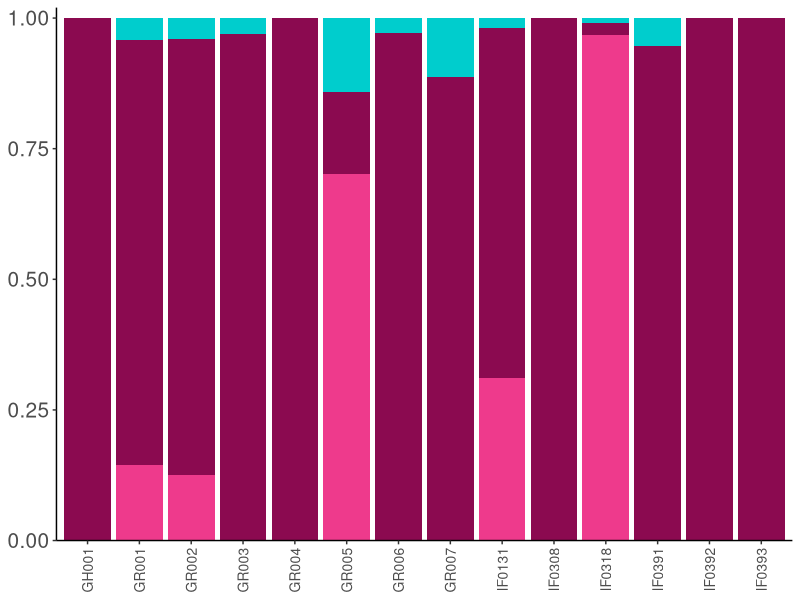
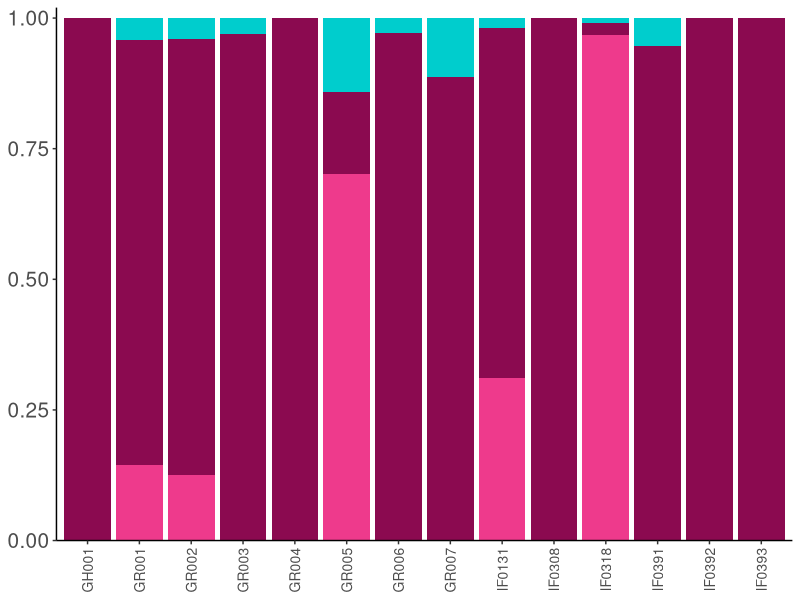

The R source for these figures, in order:
#Deciphering TP53-mutant cancer evolution with single-cell multi-omics
#Author: Alba Rodriguez-Meira
##############################

#Summarize karyotipic abnormalities in TP53-mutant cells from TP53-sAML patients

GH001<-read.table(file="cnv_tables/cnv_summary_GH001_subclusters_genotype.txt",sep="\t",header = T)
GH001<-subset(GH001,stage=="GH001_003" & genotype=="TP53_multihit_HOM")
table(GH001$cluster_corrected) #560 - 100%

GR003<-read.table(file="cnv_tables/cnv_summary_GR003_subclusters_genotype.revised.txt",sep="\t",header = T)
GR003<-subset(GR003,stage=="GR003_AP" & genotype=="TP53_multihit_HOM")
table(GR003$cluster_corrected)
#clone1 normal 
#801     26 


IF0392<-read.table(file="cnv_tables/cnv_summary_IF0392_subclusters_genotype.txt",sep="\t",header = T)
table(IF0392$genotype)
IF0392<-subset(IF0392,genotype=="TP53_multihit_HOM")
table(IF0392$cluster_corrected)
#cluster1 cluster2  #cluster2 seeems to be driven by lower transcriptome quality, but the chromosomal abnormalities are similar
#cluster1 and cluster2 will be merged in a single cluster for this analysis
#665      246

IF0308<-read.table(file="cnv_tables/cnv_summary_IF0308_subclusters_genotype.txt",sep="\t",header = T)
table(IF0308$genotype)
IF0308<-subset(IF0308,genotype=="TP53_multihit_HOM")
table(IF0308$cluster_corrected)
#cluster1 
#684

GR004<-read.table(file="cnv_tables/cnv_summary_GR004_subclusters_genotype.txt",sep="\t",header = T)
table(GR004$genotype)
GR004<-subset(GR004,genotype=="TP53_multihit_M2")
table(GR004$cluster_corrected)
#cluster1 
#677 

IF0131<-read.table(file="cnv_tables/cnv_summary_IF0131_subclusters_genotype.txt",sep="\t",header = T)
table(IF0131$genotype)
IF0131<-subset(IF0131,genotype=="TP53_multihit_M2")
table(IF0131$cluster_corrected)
#chr3_chr5 chr3_chr5_chr7         normal 
#486            226             14 

IF0393<-read.table(file="cnv_tables/cnv_summary_IF0393_subclusters_genotype.txt",sep="\t",header = T)
table(IF0393$genotype)
IF0393<-subset(IF0393,genotype=="TP53_multihit_HOM")
table(IF0393$cluster_corrected)
#del20 
#650 

GR001<-read.table(file="cnv_tables/cnv_summary_GR001_subclusters_genotype.txt",sep="\t",header = T)
table(GR001$genotype)
GR001<-subset(GR001,genotype=="TP53_multihit_HOM"|genotype=="TP53_multihit_M2")
table(GR001$cluster_corrected)
#chr5_chr17_chr21 chr5_chr7_chr9_chr21               normal 
#609                  108                   31


GR005<-read.table(file="cnv_tables/cnv_summary_GR005_subclusters_genotype.txt",sep="\t",header = T)
table(GR005$genotype)
GR005<-subset(GR005,stage=="GR005_AP" & genotype=="TP53_multihit_M2")
table(GR005$cluster_corrected)
#chr1_chr3_chr6_chr9           chr1_chr6              normal 
#246                  55                  50 

GR007<-read.table(file="cnv_tables/cnv_summary_GR007_subclusters_genotype.txt",sep="\t",header = T)
table(GR007$genotype)
GR007<-subset(GR007,stage=="GR007_AP" & genotype=="TP53_multihit_M2")
table(GR007$cluster_corrected)
#cluster1   normal 
#424       54

GR006<-read.table(file="cnv_tables/cnv_summary_GR006_subclusters_genotype.txt",sep="\t",header = T)
table(GR006$genotype)
GR006<-subset(GR006,stage=="GR006_AP" & genotype=="TP53_multihit_M2")
table(GR006$cluster_corrected)

#del5_del7_amp8_del12               normal 
#367                   11 

IF0391<-read.table(file="cnv_tables/cnv_summary_IF0391_subclusters_genotype.txt",sep="\t",header = T)
table(IF0391$genotype)
IF0391<-subset(IF0391,genotype=="TP53_multihit_HOM")
table(IF0391$cluster_corrected)

#del3_abn9_amp21          normal 
#107               6 

GR002<-read.table(file="cnv_tables/cnv_summary_GR002_subclusters_genotype.txt",sep="\t",header = T)
table(GR002$genotype)
GR002<-subset(GR002,genotype=="TP53_multihit_M2")
table(GR002$cluster_corrected)
#abn19_abn21 abn19_abn21_amp2           normal 
#226               34               11 

IF0318<-read.table(file="cnv_tables/cnv_summary_IF0318_subclusters_genotype.txt",sep="\t",header = T)
table(IF0318$genotype)
IF0318<-subset(IF0318,genotype=="TP53_multihit_M2")
table(IF0318$cluster_corrected)

#del5_del9 del5_del9_del13_amp19                normal 
#11                   488                     5

summary<-read.table(file="Figure1g_Summary.txt",sep="\t",header = T)
summary<-summary[,c("Sample","Normal_pc","CNV_pc_SB1","CNV_pc_SB2")]
library(reshape2)
plot<-melt(summary,c("Sample"))


# Stacked
library(ggplot2)
ggplot(plot, aes(fill=variable, y=value, x=Sample)) + 
  geom_bar(position="stack", stat="identity")+
  scale_fill_manual(values=c("cyan3","deeppink4","violetred2"))+
  theme_classic()+
  scale_y_continuous(limits = c(0,1.02), expand = c(0, 0))+
  theme(panel.grid.major = element_blank(),
        panel.grid.minor = element_blank(),
        #axis.ticks.x = element_blank(),
        axis.text.x=element_text(size=10,angle = 90, vjust = 0.5, hjust=1),
        axis.text.y=element_text(size=15),
        axis.title.x=element_blank(),
        axis.title.y=element_blank(),
        panel.background = element_blank(),
        legend.position = "none")

ggsave(file="Figure1g.png",width = 3,height = 3)

